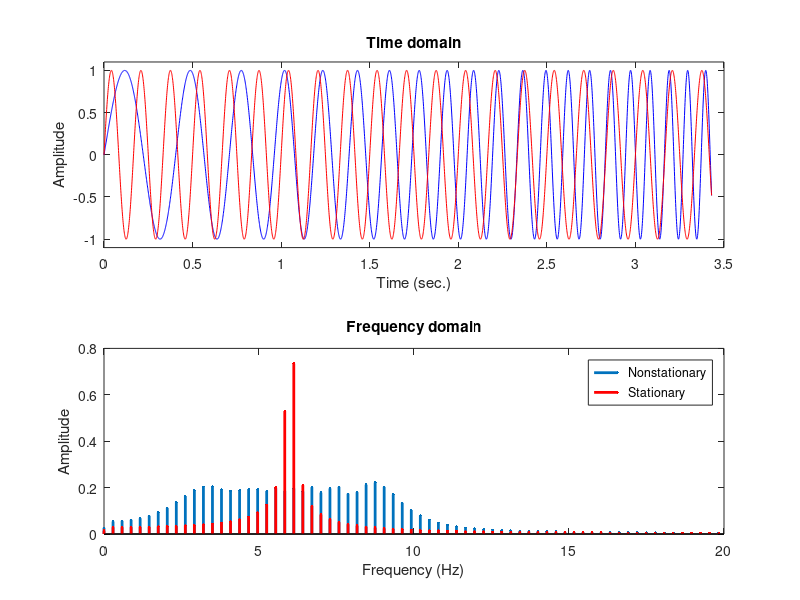
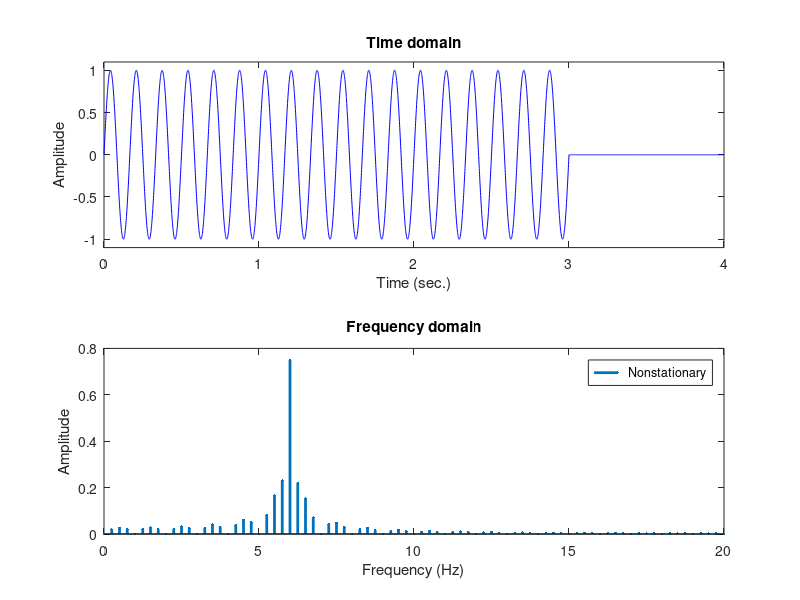

Recreate these plots in MATLAB, in order. (Note: this script raises an error after producing the figures.)
%% Program the Fourier transform from scratch!

% random signal
N       = 50;          % length of sequence
signal  = sin(linspace(0,4*pi,N)) + randn(1,N)/2;  % data
fTime   = ((1:N)-1)/N; % "time" used in Fourier transform

% initialize Fourier output matrix
fourierCoefs = zeros(size(signal)); 

% loop over frequencies
for fi=1:N
    
    % complex sine wave for this frequency
    fourierSine = exp(-1i* 2 * pi * fTime * (fi-1));
    
    % dot product as sum of point-wise multiplications
    fourierCoefs(fi) = sum(fourierSine .* signal); %or sum(.*)
end

% divide by N to scale coefficients properly
fourierCoefs = fourierCoefs / N;

% use the fft function on the same data for comparison
fourierCoefsF = fft(signal) / N;


%% plotting

figure(1), clf

% time domain signal
subplot(211)
plot(signal)
xlabel('Time (a.u.)')
title('Data')

% amplitude of "manual" Fourier transform
subplot(212), hold on
plot(abs(fourierCoefs)*2,'*-')

% amplitude of FFT
plot(abs(fourierCoefsF)*2,'ro')


xlabel('Frequency (a.u.)')
legend({'Manual FT';'FFT'})

%% now for the IFFT

reconSig = zeros(size(signal));

for fi=1:N
    
    % create "template" sine wave
    fourierSine = fourierCoefs(fi) * exp(1i* 2 * pi * fTime * (fi-1)); %no minus sign on the inverse!
    
    % modulate by fourier coefficient and add to reconstructed signal
    reconSig = reconSig +  fourierSine; 
end
    
figure(2), clf, hold on

plot(signal,'b*-')
plot(real(reconSig),'ro')
plot(real(ifft(fourierCoefsF))*N,'ko')
xlabel('Time (a.u.)')

%% done.
%% simulation 1: frequency non-stationarity
% simulation parameters
srate = 1000;
n     = 3431;
t     = (0:n-1)/srate;

% create signals (sine wave and linear chirp)
f  = [2 10];
ff = linspace(f(1),mean(f),n);
signal1 = sin(2*pi.*ff.*t);
signal2 = sin(2*pi.*mean(f).*t);

% Fourier spectra
signal1X = fft(signal1)/n;
signal2X = fft(signal2)/n;
hz = linspace(0,srate/2,floor(n/2)+1);

% amplitude spectra
signal1Amp = abs(signal1X(1:length(hz)));
signal1Amp(2:end-1) = 2*signal1Amp(2:end-1);

signal2Amp = abs(signal2X(1:length(hz)));
signal2Amp(2:end-1) = 2*signal2Amp(2:end-1);


% plot the signals in the time domain
figure(1), clf
subplot(211)
plot(t,signal1,'b'), hold on
plot(t,signal2,'r')
xlabel('Time (sec.)'), ylabel('Amplitude')
set(gca,'ylim',[-1.1 1.1])
title('Time domain')

% and their amplitude spectra
subplot(212)
stem(hz,signal1Amp,'.-','linew',2), hold on
stem(hz,signal2Amp,'r.-','linew',2)
xlabel('Frequency (Hz)'), ylabel('Amplitude')
set(gca,'xlim',[0 20])
title('Frequency domain')
legend({'Nonstationary';'Stationary'})

%% simulation 2: amplitude non-stationarity

% simulation parameters
srate = 1000;
n     = 4000; % try other values
t     = (0:n-1)/srate;

% create signals
f = 6;
%ampmod  = 2*interp1(rand(1,10),linspace(1,10,n),'pchip');
ampmod = [ones(1,2000), zeros(1,0), ones(1,1000), zeros(1,1000)];
signal1 = ampmod .* sin(2*pi.*f.*t);
signal2 = sin(2*pi.*f.*t);

% Fourier spectra
signal1X = fft(signal1)/n;
signal2X = fft(signal2)/n;
hz = linspace(0,srate/2,floor(n/2)+1);

% amplitude spectra
signal1Amp = abs(signal1X(1:length(hz)));
signal1Amp(2:end-1) = 2*signal1Amp(2:end-1);

signal2Amp = abs(signal2X(1:length(hz)));
signal2Amp(2:end-1) = 2*signal2Amp(2:end-1);



% plot the signals in the time domain
figure(2), clf
subplot(211)
plot(t,signal1,'b'), hold on
%plot(t,signal2,'r')
xlabel('Time (sec.)'), ylabel('Amplitude')
set(gca,'ylim',[-1.1 1.1]*max(signal1))
title('Time domain')


% and their amplitude spectra
subplot(212)
stem(hz,signal1Amp,'.-','linew',2), hold on
%stem(hz,signal2Amp,'r.-','linew',2)
xlabel('Frequency (Hz)'), ylabel('Amplitude')
set(gca,'xlim',[0 20])
title('Frequency domain')
legend({'Nonstationary';'Stationary'})

%% done.

% load data
load EEGrestingState.mat
N = length(eegdata);

% time vector
timevec = (0:N-1)/srate;

% plot the data
figure(1), clf
plot(timevec,eegdata,'k')
xlabel('Time (seconds)'), ylabel('Voltage (\muV)')

%% one big FFT (not Welch's method)

% "static" FFT over entire period, for comparison with Welch
eegpow = abs( fft(eegdata)/N ).^2;
hz = linspace(0,srate/2,floor(N/2)+1);

%% "manual" Welch's method

% window length in seconds*srate
winlength = 1*srate;

% number of points of overlap
nOverlap = round(srate/2);

% window onset times
winonsets = 1:nOverlap:N-winlength;

% note: different-length signal needs a different-length Hz vector
hzW = linspace(0,srate/2,floor(winlength/2)+1);

% Hann window
hannw = .5 - cos(2*pi*linspace(0,1,winlength))./2;

% initialize the power matrix (windows x frequencies)
eegpowW = zeros(1,length(hzW));

% loop over frequencies
for wi=1:length(winonsets)
    
    % get a chunk of data from this time window
    datachunk = eegdata(winonsets(wi):winonsets(wi)+winlength-1);
    
    % apply Hann taper to data
    datachunk = datachunk .* hannw;
    
    % compute its power
    tmppow = abs(fft(datachunk)/winlength).^2;
    
    % enter into matrix
    eegpowW = eegpowW  + tmppow(1:length(hzW));
end

% divide by N
eegpowW = eegpowW / length(winonsets);


%%% plotting
figure(2), clf, hold on

plot(hz,eegpow(1:length(hz)),'k','linew',2)
plot(hzW,eegpowW/10,'r','linew',2)
set(gca,'xlim',[0 40])
xlabel('Frequency (Hz)')
legend({'"Static FFT';'Welch''s method'})

%% MATLAB pwelch (signal processing toolbox)

figure(3), clf

% create Hann window
winsize = 2*srate; % 2-second window
hannw = .5 - cos(2*pi*linspace(0,1,winsize))./2;

% number of FFT points (frequency resolution)
nfft = srate*100;

pwelch(eegdata,hannw,round(winsize/4),nfft,srate);
set(gca,'xlim',[0 40])

%% done.
